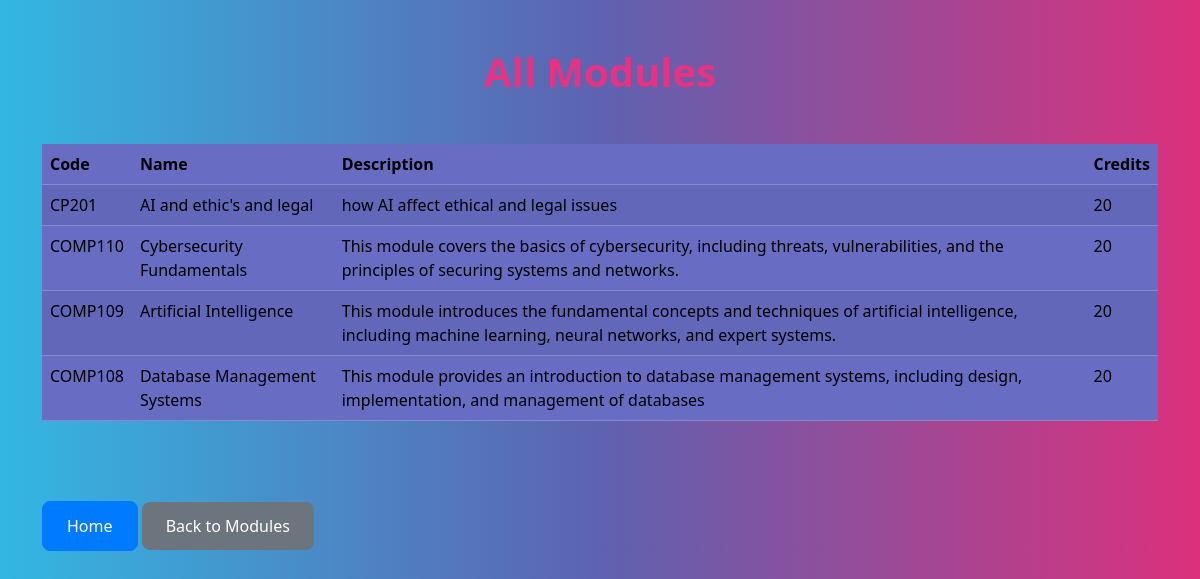
Screenshot of /all_modules/ with the database file from the repository.
### students/models.py (models this page shows, shortened)
class Module(models.Model):
    code = models.CharField(max_length=10)
    name = models.CharField(max_length=100)
    description = models.TextField()
    credits = models.IntegerField()
    semester = models.CharField(max_length=20)
    instructor = models.CharField(max_length=100)

### students/views.py (the view)
# urls.py: path('all_modules/', views.all_modules, name='all_modules'),
def all_modules(request):
    modules = Module.objects.all()  # Retrieve all modules from the database
    return render(request, 'students/all_modules.html', {'modules': modules})

### students/templates/students/all_modules.html (shortened to what this page needs)
<!DOCTYPE html>
<html lang="en">
<head>
    {% load static %}
    <link rel="stylesheet" href="{% static 'css/bootstrap.min.css' %}">
    <link rel="stylesheet" href="{% static 'css/styles.css' %}">
</head>
<body>
    <div class="container">
        <header class="my-4">
            <h1 class="text-center text-primary">All Modules</h1>
        </header>
        <main>
            <section>
                <div class="table-responsive">
                    <table class="table table-striped">
                        <thead>
                            <tr>
                                <th>Code</th>
                                <th>Name</th>
                                <th>Description</th>
                                <th>Credits</th>
                            </tr>
                        </thead>
                        <tbody>
                            {% for module in modules %}
                                <tr>
                                    <td>{{ module.code }}</td>
                                    <td>{{ module.name }}</td>
                                    <td>{{ module.description }}</td>
                                    <td>{{ module.credits }}</td>
                                </tr>
                            {% empty %}
                                <tr>
                                    <td colspan="3" class="text-center">No modules found.</td>
                                </tr>
                            {% endfor %}
                        </tbody>
                    </table>
                </div>
            </section>
        </main>
        <footer class="mt-4">
            <a href="{% url 'students:home' %}" class="btn btn-primary">Home</a>
            <a href="{% url 'students:all_modules' %}" class="btn btn-secondary">Back to Modules</a>
        </footer>
    </div>
</body>
</html>

### students/static/css/styles.css (style rules this page uses)
.text-primary { color: #0f1214; }
.btn-primary { background-color: #007bff; border-color: #007bff; }
.btn-secondary { background-color: #6c757d; border-color: #6c757d; }

### rows the page displays
Module: code "CP201", name "AI and ethic's and legal", description "how AI affect ethical and legal issues", credits "20"
Module: code "COMP110", name "Cybersecurity Fundamentals", description "This module covers the basics of cybersecurity, including threats, vulnerabilities, and the principles of securing systems and networks.", credits "20"
Module: code "COMP109", name "Artificial Intelligence", description "This module introduces the fundamental concepts and techniques of artificial intelligence, including machine learning, neural networks, and expert systems.", credits "20"
Module: code "COMP108", name "Database Management Systems", description "This module provides an introduction to database management systems, including design, implementation, and management of databases", credits "20"
